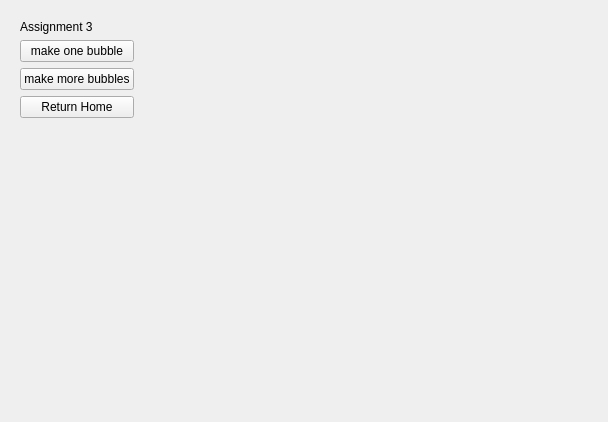
<?xml version="1.0" encoding="UTF-8"?>
<ui version="4.0">
 <class>Form</class>
 <widget class="QWidget" name="Form">
  <property name="geometry">
   <rect>
    <x>0</x>
    <y>0</y>
    <width>608</width>
    <height>422</height>
   </rect>
  </property>
  <property name="windowTitle">
   <string>Form</string>
  </property>
  <layout class="QGridLayout" name="gridLayout">
   <item row="0" column="1">
    <spacer name="horizontalSpacer">
     <property name="orientation">
      <enum>Qt::Horizontal</enum>
     </property>
     <property name="sizeHint" stdset="0">
      <size>
       <width>439</width>
       <height>20</height>
      </size>
     </property>
    </spacer>
   </item>
   <item row="0" column="0">
    <widget class="QWidget" name="controlsBox" native="true">
     <layout class="QVBoxLayout" name="verticalLayout">
      <item>
       <widget class="QLabel" name="label">
        <property name="text">
         <string>Assignment 3</string>
        </property>
       </widget>
      </item>
      <item>
       <widget class="QPushButton" name="exampleBtn">
        <property name="text">
         <string>make one bubble</string>
        </property>
       </widget>
      </item>
      <item>
       <widget class="QPushButton" name="example2Btn">
        <property name="text">
         <string>make more bubbles</string>
        </property>
       </widget>
      </item>
      <item>
       <widget class="QPushButton" name="homeBtn">
        <property name="text">
         <string>Return Home</string>
        </property>
       </widget>
      </item>
      <item>
       <spacer name="verticalSpacer">
        <property name="orientation">
         <enum>Qt::Vertical</enum>
        </property>
        <property name="sizeHint" stdset="0">
         <size>
          <width>20</width>
          <height>40</height>
         </size>
        </property>
       </spacer>
      </item>
     </layout>
    </widget>
   </item>
  </layout>
 </widget>
 <resources/>
 <connections/>
</ui>
